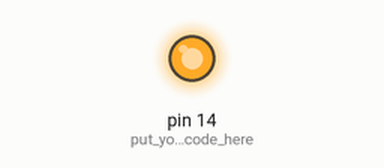
Bench run of a sketch on a simulated Arduino Uno, built with avr-gcc and run on an emulated ATmega328P. On the bench: output pins drawn as LEDs (lit = HIGH).

Above: at 0.6 s.
At 4.5 s:
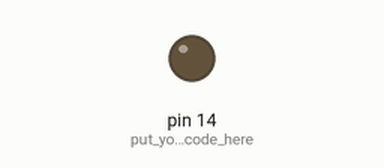
Timing chart, 0 to 6.0 s (numbered marks = the images above):
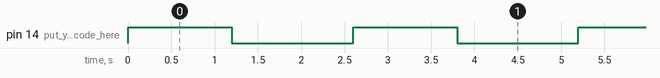

The sketch:

led_blink.ino
```cpp
void setup() {
  pinMode(14, OUTPUT);// put your setup code here, to run once:

}

void loop() {
  digitalWrite(14, HIGH);
  delay(1200);
  digitalWrite(14, LOW);
  delay(1400);// put your main code here, to run repeatedly:
}
// #define LED_BUILTIN 2

// void setup() {
//   pinMode(LED_BUILTIN, OUTPUT);
// }

// void loop() {
//   digitalWrite(LED_BUILTIN, HIGH); // LED ON
//   delay(1000);

//   digitalWrite(LED_BUILTIN, LOW);  // LED OFF
//   delay(1000);
// }
```

Measured:
- by itself, pin 14 (put_your_setup_code_here): alternates HIGH for 1.2 s and LOW for 1.4 s
